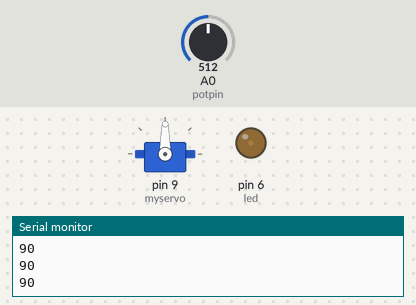
Bench run of a sketch on a simulated Arduino Uno, built with avr-gcc and run on an emulated ATmega328P. On the bench: servo, output pins drawn as LEDs (lit = HIGH), the last lines printed to the serial monitor. The test bench sets the inputs (shaded band); at power-on: A0 (potpin) = 512.

Above: at 1.2 s.
1.3 s: A0 (potpin) set to 716
At 2.5 s:
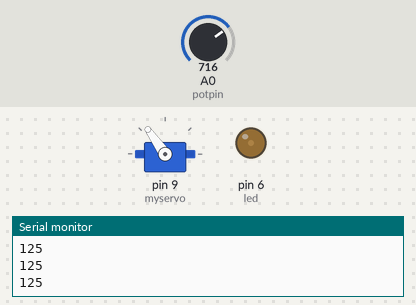
3.3 s: A0 (potpin) set to 1023
At 4.9 s:
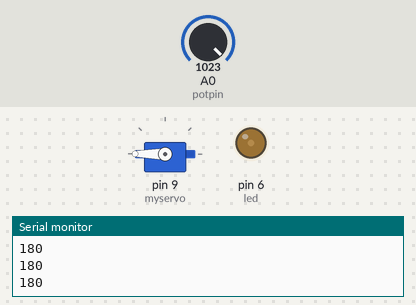
5.6 s: A0 (potpin) set to 306
At 8.1 s:
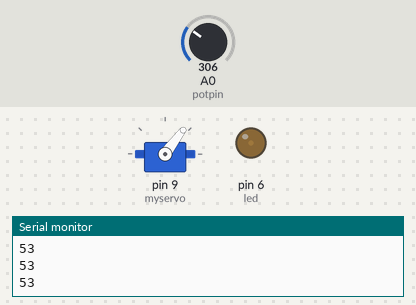
8.6 s: A0 (potpin) set to 122
At 10.1 s:
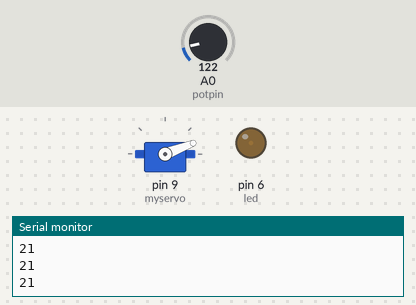
10.5 s: A0 (potpin) set to 0
At 11.2 s:
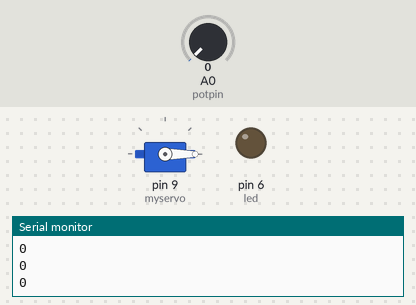
12.3 s: A0 (potpin) set to 511
At 13.39 s:
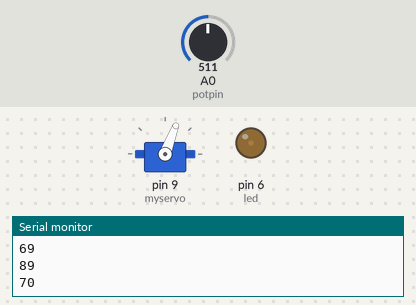
Timing chart, 0 to 15.3 s (numbered marks = the images above; inputs shaded):
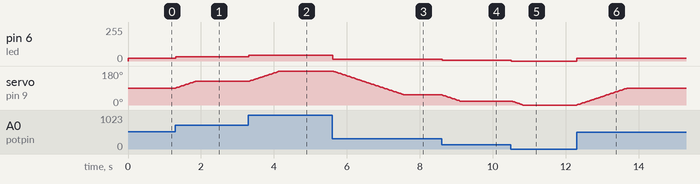

The sketch:

Servo_LedDim_One.ino
```cpp
#include <Servo.h>

Servo myservo;  // create servo object to control a servo

int potpin = A0;  // analog pin used to connect the potentiometer
int led = 6;
int val, pos, brg;    // variable to read the value from the analog pin

void setup() {
  myservo.attach(9);  // attaches the servo on pin 9 to the servo object
  Serial.begin(9600);
}

void loop() {
  pos = myservo.read();
  val = analogRead(potpin);            // reads the value of the potentiometer (value between 0 and 1023)
  val = map(val, 0, 1023, 0, 180);     // scale it to use it with the servo (value between 0 and 180)
  brg = map(val, 0, 1023, 0, 255);
  if (pos < val) pos += 1;
  if (pos > val) pos -= 1;
  myservo.write(pos);                  // sets the servo position according to the scaled value
  analogWrite(led, brg);
  Serial.println(val);
  Serial.println(myservo.read());
  delay(15);                           // waits for the servo to get there
}
```

Measured:
- after the input at 1.3 s, pin 6 (led): 22/255 → 31/255 at once; servo on pin 9 (myservo): moves from 90° to 125° over 0.53 s, starting at once
- after the input at 3.3 s, pin 6 (led): 31/255 → 44/255 at once; servo on pin 9 (myservo): moves from 125° to 180° over 0.84 s, starting at once
- after the input at 5.6 s, pin 6 (led): 44/255 → 13/255 at once; servo on pin 9 (myservo): moves from 180° to 53° over 2.0 s, starting at once
- after the input at 8.6 s, pin 6 (led): 13/255 → 5/255 at once; servo on pin 9 (myservo): moves from 53° to 21° over 0.48 s, starting at once
- after the input at 10.5 s, pin 6 (led): 5/255 → 0/255 at once; servo on pin 9 (myservo): moves from 21° to 0° over 0.31 s, starting at once
- after the input at 12.3 s, pin 6 (led): 0/255 → 22/255 at once; servo on pin 9 (myservo): moves from 0° to 89° over 1.4 s, starting at once
